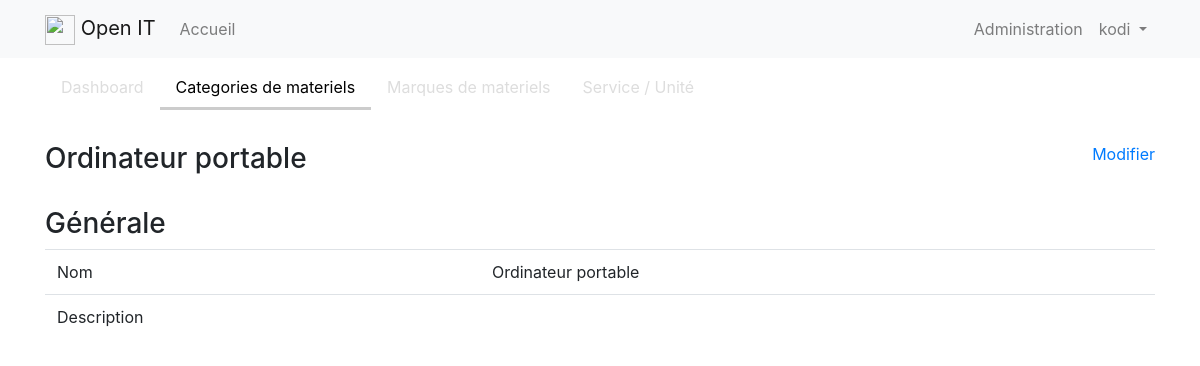
Page /admin/category/detail/1 (signed in) on the earlier database version.
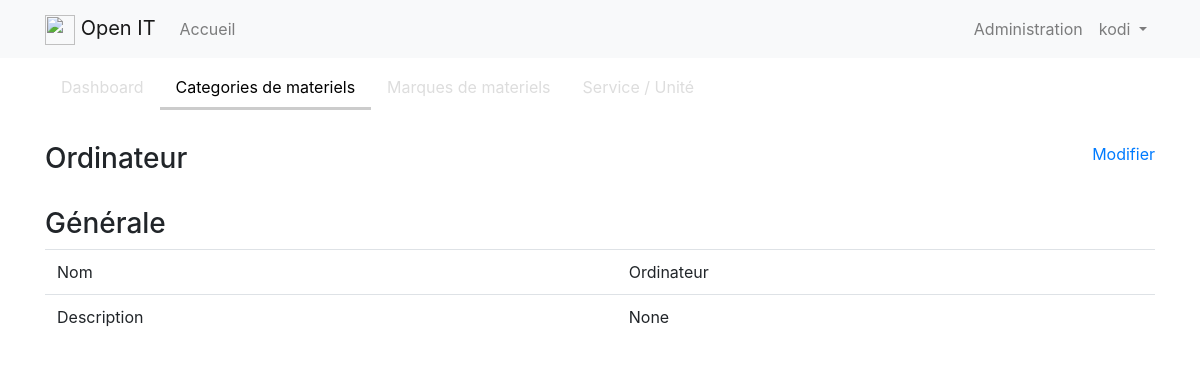
Same page on the later database version.
### app/models.py (models this page shows, shortened)
class Category(db.Model):
    id = db.Column(db.Integer, primary_key=True)
    name = db.Column(db.String(60), unique=True)
    description = db.Column(db.String(200))
    equipments = db.relationship('Equipment', backref='category', lazy='dynamic')

### app/admin/routes.py (the view)
@bp.route('/category/detail/<int:id>')
@login_required
def detail_category(id):
    category = Category.query.get_or_404(id)
    return render_template('admin/category/detail_category.html', category=category)

### app/models.py (called while the page is built)
@login.user_loader
def load_user(id):
    return User.query.get(int(id))

### app/templates/admin/category/detail_category.html
{% extends "admin/index.html" %}
{% set active_page = "category" %}
{% block admin_app %}
<div class="container">
  <div class="btn-toolbar justify-content-between py-4">
    <h3>{{category.name}}</h3>
    <div>
      <a href="{{ url_for('admin.edit_category', id=category.id) }}">Modifier</a>
    </div>
  </div>
    <div>
        <h3>Générale</h3>
        <div>
            <table class="table">
                <tr>
                    <td>Nom</td>
                    <td>{{category.name}}</td>
                </tr>
                <tr>
                    <td>Description</td>
                    <td>{{category.description}}</td>
                </tr>
            </table>
        </div>
    </div>
</div>
{% endblock %}

Differences in the rows shown:
changed Category: name "Ordinateur portable" → "Ordinateur"; description (not shown) → "None"
